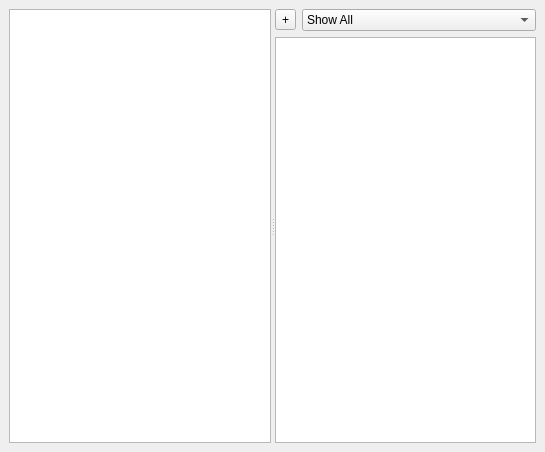
<ui version="4.0" >
 <class>LicenseWidgetUI</class>
 <widget class="QWidget" name="LicenseWidgetUI" >
  <property name="geometry" >
   <rect>
    <x>0</x>
    <y>0</y>
    <width>545</width>
    <height>452</height>
   </rect>
  </property>
  <property name="windowTitle" >
   <string>Form</string>
  </property>
  <layout class="QGridLayout" >
   <property name="margin" >
    <number>9</number>
   </property>
   <property name="spacing" >
    <number>6</number>
   </property>
   <item row="0" column="0" >
    <widget class="QSplitter" name="splitter" >
     <property name="orientation" >
      <enum>Qt::Horizontal</enum>
     </property>
     <widget class="HostSoftwareTree" name="mHostTree" >
      <property name="dragDropMode" >
       <enum>QAbstractItemView::DropOnly</enum>
      </property>
      <property name="alternatingRowColors" >
       <bool>true</bool>
      </property>
     </widget>
     <widget class="QWidget" name="layoutWidget" >
      <layout class="QVBoxLayout" >
       <property name="margin" >
        <number>0</number>
       </property>
       <property name="spacing" >
        <number>6</number>
       </property>
       <item>
        <layout class="QHBoxLayout" >
         <property name="margin" >
          <number>0</number>
         </property>
         <property name="spacing" >
          <number>6</number>
         </property>
         <item>
          <widget class="QToolButton" name="mAddSoftwareButton" >
           <property name="toolTip" >
            <string>Add Software</string>
           </property>
           <property name="text" >
            <string>+</string>
           </property>
          </widget>
         </item>
         <item>
          <widget class="QComboBox" name="mFilterCombo" >
           <item>
            <property name="text" >
             <string>Show All</string>
            </property>
           </item>
           <item>
            <property name="text" >
             <string>Show Available</string>
            </property>
           </item>
          </widget>
         </item>
        </layout>
       </item>
       <item>
        <widget class="SoftwareLicenseTree" name="mLicenseTree" >
         <property name="dragDropMode" >
          <enum>QAbstractItemView::DragOnly</enum>
         </property>
         <property name="alternatingRowColors" >
          <bool>true</bool>
         </property>
        </widget>
       </item>
      </layout>
     </widget>
    </widget>
   </item>
  </layout>
 </widget>
 <customwidgets>
  <customwidget>
   <class>SoftwareLicenseTree</class>
   <extends>QTreeView</extends>
   <header>softwarelicensetree.h</header>
  </customwidget>
  <customwidget>
   <class>HostSoftwareTree</class>
   <extends>QTreeView</extends>
   <header>hostsoftwaretree.h</header>
  </customwidget>
 </customwidgets>
 <resources/>
 <connections/>
</ui>
